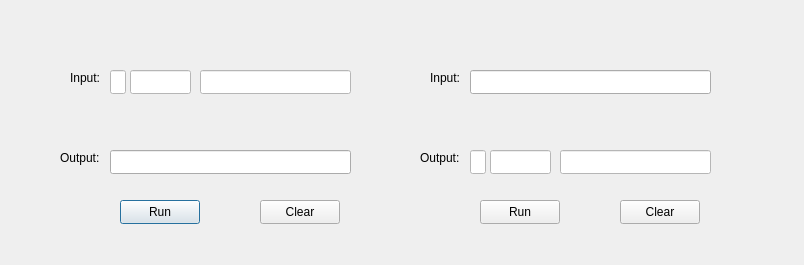
<?xml version="1.0" encoding="UTF-8"?>
<ui version="4.0">
 <class>FloatingPoint</class>
 <widget class="QDialog" name="FloatingPoint">
  <property name="geometry">
   <rect>
    <x>0</x>
    <y>0</y>
    <width>804</width>
    <height>265</height>
   </rect>
  </property>
  <property name="windowTitle">
   <string>Floating Point</string>
  </property>
  <widget class="QLabel" name="label">
   <property name="geometry">
    <rect>
     <x>70</x>
     <y>70</y>
     <width>49</width>
     <height>16</height>
    </rect>
   </property>
   <property name="text">
    <string>Input: </string>
   </property>
  </widget>
  <widget class="QLabel" name="label_2">
   <property name="geometry">
    <rect>
     <x>430</x>
     <y>70</y>
     <width>49</width>
     <height>16</height>
    </rect>
   </property>
   <property name="text">
    <string>Input: </string>
   </property>
  </widget>
  <widget class="QLabel" name="label_3">
   <property name="geometry">
    <rect>
     <x>60</x>
     <y>150</y>
     <width>49</width>
     <height>16</height>
    </rect>
   </property>
   <property name="text">
    <string>Output: </string>
   </property>
  </widget>
  <widget class="QLabel" name="label_4">
   <property name="geometry">
    <rect>
     <x>420</x>
     <y>150</y>
     <width>49</width>
     <height>16</height>
    </rect>
   </property>
   <property name="text">
    <string>Output: </string>
   </property>
  </widget>
  <widget class="QLineEdit" name="txtSIN">
   <property name="geometry">
    <rect>
     <x>110</x>
     <y>70</y>
     <width>16</width>
     <height>24</height>
    </rect>
   </property>
   <property name="styleSheet">
    <string notr="true">#txtSIN{
padding-left: 2px;
background-color: white;
color: black;

}</string>
   </property>
   <property name="text">
    <string/>
   </property>
   <property name="maxLength">
    <number>1</number>
   </property>
  </widget>
  <widget class="QLineEdit" name="txtExpIN">
   <property name="geometry">
    <rect>
     <x>130</x>
     <y>70</y>
     <width>61</width>
     <height>24</height>
    </rect>
   </property>
   <property name="styleSheet">
    <string notr="true">#txtExpIN{
padding-left: 2px;
background-color: white;
color: black;

}</string>
   </property>
   <property name="text">
    <string/>
   </property>
   <property name="maxLength">
    <number>8</number>
   </property>
  </widget>
  <widget class="QLineEdit" name="txtFIN">
   <property name="geometry">
    <rect>
     <x>200</x>
     <y>70</y>
     <width>151</width>
     <height>24</height>
    </rect>
   </property>
   <property name="styleSheet">
    <string notr="true">#txtFIN{
padding-left: 2px;
background-color: white;
color: black;

}</string>
   </property>
   <property name="text">
    <string/>
   </property>
   <property name="maxLength">
    <number>23</number>
   </property>
  </widget>
  <widget class="QLineEdit" name="txtDecOut">
   <property name="geometry">
    <rect>
     <x>110</x>
     <y>150</y>
     <width>241</width>
     <height>24</height>
    </rect>
   </property>
   <property name="readOnly">
    <bool>true</bool>
   </property>
  </widget>
  <widget class="QPushButton" name="pushButton">
   <property name="geometry">
    <rect>
     <x>120</x>
     <y>200</y>
     <width>80</width>
     <height>24</height>
    </rect>
   </property>
   <property name="text">
    <string>Run</string>
   </property>
  </widget>
  <widget class="QLineEdit" name="txtSOUT">
   <property name="geometry">
    <rect>
     <x>470</x>
     <y>150</y>
     <width>16</width>
     <height>24</height>
    </rect>
   </property>
   <property name="styleSheet">
    <string notr="true">#txtSOUT{
padding-left: 2px;
background-color: white;
color: black;

}</string>
   </property>
   <property name="text">
    <string/>
   </property>
   <property name="maxLength">
    <number>1</number>
   </property>
   <property name="readOnly">
    <bool>true</bool>
   </property>
  </widget>
  <widget class="QLineEdit" name="txtExpOUT">
   <property name="geometry">
    <rect>
     <x>490</x>
     <y>150</y>
     <width>61</width>
     <height>24</height>
    </rect>
   </property>
   <property name="styleSheet">
    <string notr="true">#txtExpOUT{
padding-left: 2px;
background-color: white;
color: black;

}</string>
   </property>
   <property name="text">
    <string/>
   </property>
   <property name="maxLength">
    <number>8</number>
   </property>
   <property name="readOnly">
    <bool>true</bool>
   </property>
  </widget>
  <widget class="QLineEdit" name="txtFOUT">
   <property name="geometry">
    <rect>
     <x>560</x>
     <y>150</y>
     <width>151</width>
     <height>24</height>
    </rect>
   </property>
   <property name="styleSheet">
    <string notr="true">#txtFOUT{
padding-left: 2px;
background-color: white;
color: black;

}</string>
   </property>
   <property name="text">
    <string/>
   </property>
   <property name="maxLength">
    <number>23</number>
   </property>
   <property name="readOnly">
    <bool>true</bool>
   </property>
  </widget>
  <widget class="QLineEdit" name="txtDecIN">
   <property name="geometry">
    <rect>
     <x>470</x>
     <y>70</y>
     <width>241</width>
     <height>24</height>
    </rect>
   </property>
   <property name="maxLength">
    <number>18</number>
   </property>
   <property name="readOnly">
    <bool>false</bool>
   </property>
  </widget>
  <widget class="QPushButton" name="pushButton_2">
   <property name="geometry">
    <rect>
     <x>480</x>
     <y>200</y>
     <width>80</width>
     <height>24</height>
    </rect>
   </property>
   <property name="text">
    <string>Run</string>
   </property>
  </widget>
  <widget class="QPushButton" name="pushButton_3">
   <property name="geometry">
    <rect>
     <x>260</x>
     <y>200</y>
     <width>80</width>
     <height>24</height>
    </rect>
   </property>
   <property name="text">
    <string>Clear</string>
   </property>
  </widget>
  <widget class="QPushButton" name="pushButton_4">
   <property name="geometry">
    <rect>
     <x>620</x>
     <y>200</y>
     <width>80</width>
     <height>24</height>
    </rect>
   </property>
   <property name="text">
    <string>Clear</string>
   </property>
  </widget>
 </widget>
 <resources/>
 <connections/>
</ui>
